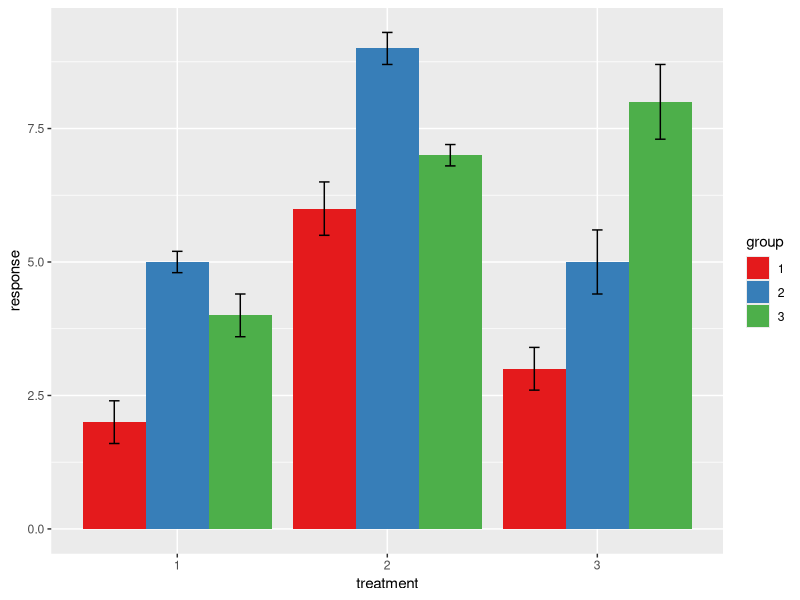
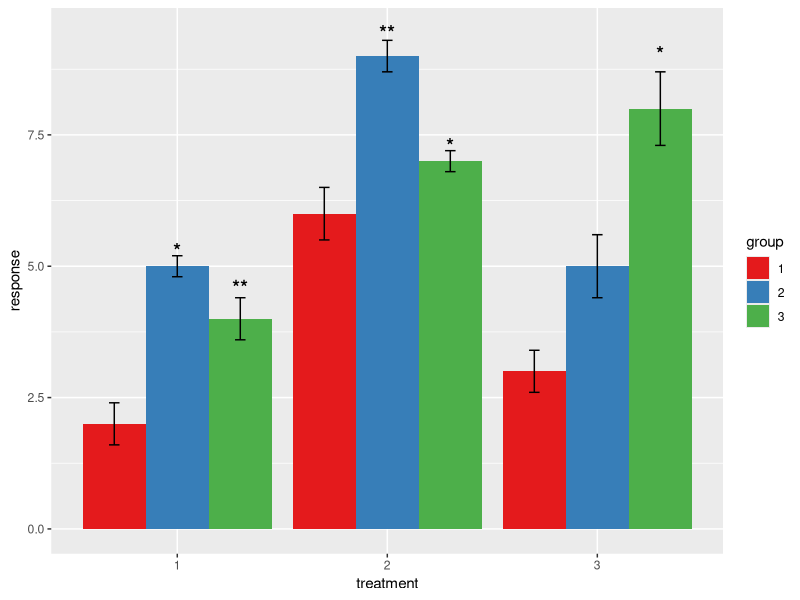
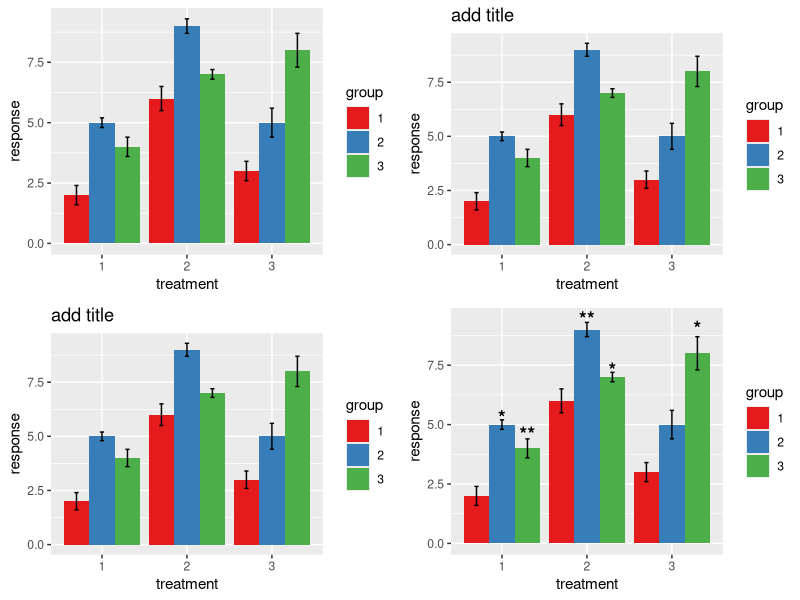

The R source for these figures, in order:
## ---- chunk 1
library(ggplot2)
df <- data.frame(treatment = factor(c(1, 1, 1, 2, 2, 2, 3, 3, 3)), response = c(2, 5, 4, 6, 9, 7, 3, 5, 8),group = factor(c(1, 2, 3, 1, 2, 3, 1, 2, 3)),se = c(0.4, 0.2, 0.4, 0.5, 0.3, 0.2, 0.4, 0.6, 0.7))

head(df)
## ---- chunk 2

# position should consistent with geom_bar(), because the default setting is 0.9, so we should set the value as 0.9 for geom_errorbar.
ggplot(data=df, aes(x = treatment, y = response, fill = group)) +
  geom_bar(stat = "identity", position = "dodge") +
  geom_errorbar(aes(ymax = response +se, ymin = response-se), position = position_dodge(0.9), width = 0.15) +
  scale_fill_brewer(palette = "Set1")
## ---- chunk 3
label <- c("", "*", "**", "", "**", "*", "", "", "*") 

ggplot(data = df, aes(x = treatment, y = response, fill = group)) + 
geom_bar(stat = "identity", position = "dodge") + 
geom_errorbar(aes(ymax = response + se, ymin = response -  se), 
position = position_dodge(0.9), width = 0.15) + 
geom_text(aes(y = response +  1.5 * se, label = label, group = group), 
position = position_dodge(0.9), size = 5, fontface = "bold") + 
scale_fill_brewer(palette = "Set1")
## ---- chunk 4
library(ggpubr)
# 将四幅图放置于一个页面中
p <- ggplot(data = df, aes(x = treatment, y = response, fill = group)) + 
geom_bar(stat = "identity", position = "dodge") + 
geom_errorbar(aes(ymax = response + se, ymin = response -  se), 
position = position_dodge(0.9), width = 0.15) + 
scale_fill_brewer(palette = "Set1")
p1 <- p + ggtitle("add title")
p2 <- p + ggtitle("add title") + xlab("treatment") + ylab("response")
p3 <- ggplot(data = df, aes(x = treatment, y = response, fill = group)) + 
geom_bar(stat = "identity", position = "dodge") + 
geom_errorbar(aes(ymax = response + se, ymin = response -  se), 
position = position_dodge(0.9), width = 0.15) + 
geom_text(aes(y = response +  1.5 * se, label = label, group = group), 
position = position_dodge(0.9), size = 5, fontface = "bold") + 
scale_fill_brewer(palette = "Set1")
ggarrange(p, p1, p2, p3)
